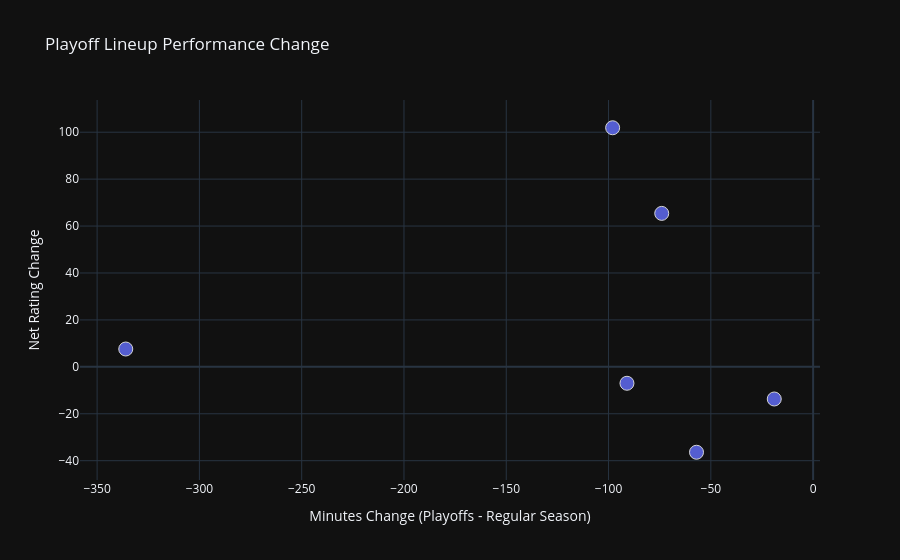

Notebook cell for this chart:
### Code cell
fig = px.scatter(
    shared_lineups_flat,
    x="minutes_delta",
    y="net_rating_delta",
    hover_name="group_name",
    hover_data=[
        "off_rating_delta",
        "def_rating_delta",
        "min_Playoffs",
        "min_Regular Season"
    ],
    title="Playoff Lineup Performance Change",
    template="plotly_dark",
    labels={
        "minutes_delta": "Minutes Change (Playoffs - Regular Season)",
        "net_rating_delta": "Net Rating Change"
    }
)

fig.update_traces(
    marker=dict(
        size=14,
        opacity=0.82,
        line=dict(width=1, color="white")
    )
)

fig.show()

### Figure 1 — Plotly figure (JSON) as saved in the notebook; plotly's stock layout.template omitted (floating-point values rounded to 4 significant figures)
{"data": [{"customdata": [[8.0, 21.7, 22.0, 41.0], [17.6, -47.8, 10.0, 84.0], [-12.3, -5.3, 32.0, 123.0], [3.8, -3.9, 205.0, 541.0], [54.4, -47.5, 21.0, 119.0], [-36.8, -0.4, 13.0, 70.0]], "hovertemplate": "<b>%{hovertext}</b><br><br>Minutes Change (Playoffs - Regular Season)=%{x}<br>Net Rating Change=%{y}<br>off_rating_delta=%{customdata[0]}<br>def_rating_delta=%{customdata[1]}<br>min_Playoffs=%{customdata[2]}<br>min_Regular Season=%{customdata[3]}<extra></extra>", "hovertext": ["J. Hart - M. Bridges - J. Brunson - M. Robinson - M. McBride", "K. Towns - J. Hart - M. Bridges - J. Brunson - L. Shamet", "K. Towns - J. Hart - M. Bridges - J. Brunson - M. McBride", "K. Towns - O. Anunoby - J. Hart - M. Bridges - J. Brunson", "K. Towns - O. Anunoby - M. Bridges - J. Brunson - L. Shamet", "O. Anunoby - J. Hart - M. Bridges - J. Brunson - M. Robinson"], "legendgroup": "", "marker": {"color": "#636efa", "line": {"color": "white", "width": 1}, "opacity": 0.82, "size": 14, "symbol": "circle"}, "mode": "markers", "name": "", "orientation": "v", "showlegend": false, "type": "scatter", "x": [-19.0, -74.0, -91.0, -336.0, -98.0, -57.0], "xaxis": "x", "y": [-13.7, 65.4, -7.0, 7.6, 101.9, -36.4], "yaxis": "y"}], "layout": {"legend": {"tracegroupgap": 0}, "title": {"text": "Playoff Lineup Performance Change"}, "xaxis": {"anchor": "y", "domain": [0, 1], "title": {"text": "Minutes Change (Playoffs - Regular Season)"}}, "yaxis": {"anchor": "x", "domain": [0, 1], "title": {"text": "Net Rating Change"}}}}
